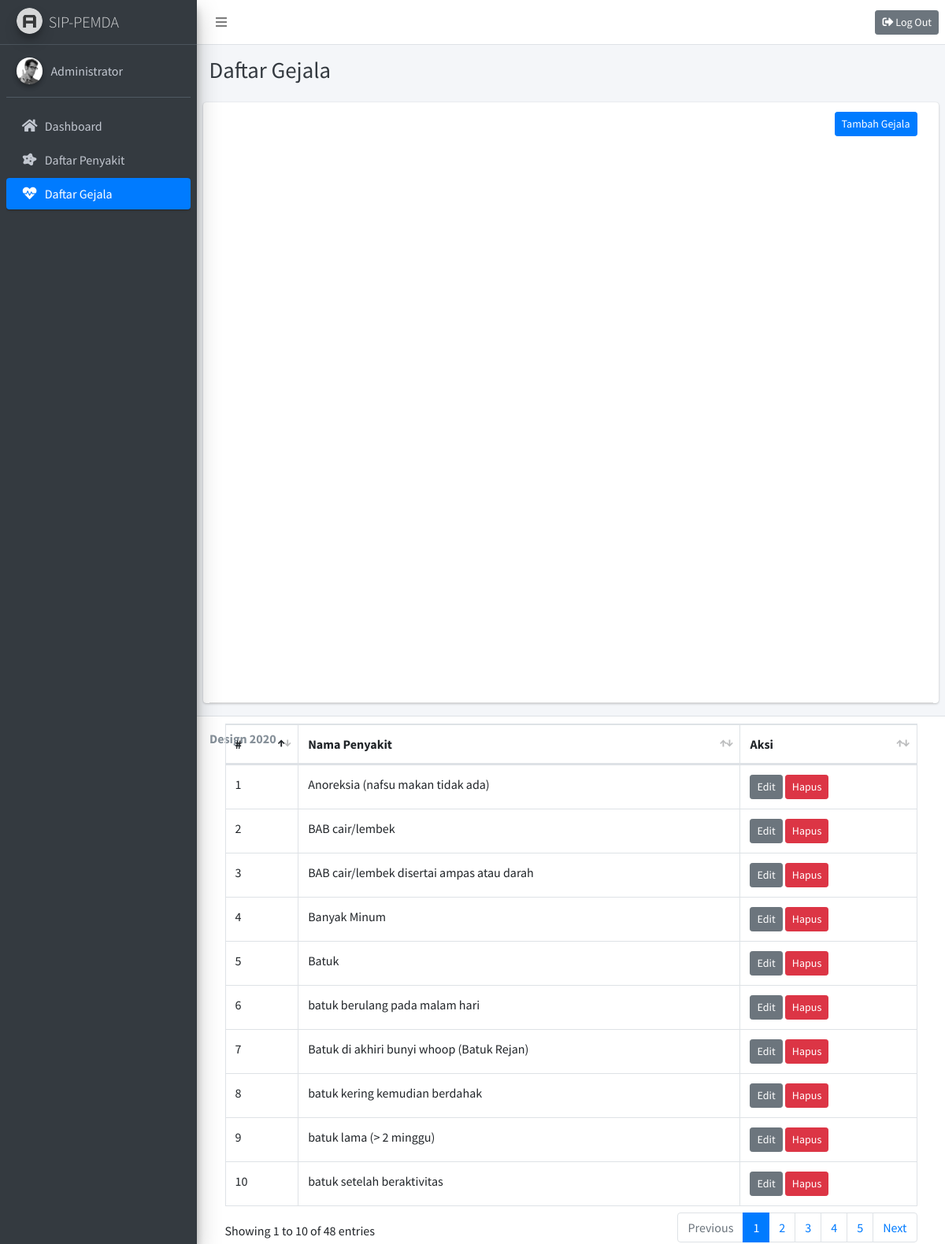
Screenshot of /pages/symptoms.php (signed in) with the database file from the repository.
### tables this page shows
CREATE TABLE `gejala` (
  `id` int(10) NOT NULL,
  `nama` varchar(255) NOT NULL
);

### pages/symptoms.php (the view, shortened to what this page needs)
<?php
  include '../connect.php';
  $query = "SELECT * FROM `gejala` ORDER BY `nama` ASC;";
  $sql = mysqli_query($mysqli, $query);
?>
<!DOCTYPE html>
<html>
  <head>
    <link rel="stylesheet" href="../plugins/fontawesome-free/css/all.min.css">
    <link rel="stylesheet" href="https://code.ionicframework.com/ionicons/2.0.1/css/ionicons.min.css">
    <link rel="stylesheet" href="../plugins/tempusdominus-bootstrap-4/css/tempusdominus-bootstrap-4.min.css">
    <link rel="stylesheet" href="../plugins/icheck-bootstrap/icheck-bootstrap.min.css">
    <link rel="stylesheet" href="../plugins/jqvmap/jqvmap.min.css">
    <link rel="stylesheet" href="../plugins/datatables-bs4/css/dataTables.bootstrap4.min.css">
    <link rel="stylesheet" href="../dist/css/adminlte.min.css">
    <link rel="stylesheet" href="../plugins/overlayScrollbars/css/OverlayScrollbars.min.css">
    <link rel="stylesheet" href="../plugins/daterangepicker/daterangepicker.css">
    <link rel="stylesheet" href="../plugins/summernote/summernote-bs4.css">
  </head>
  <body class="hold-transition sidebar-mini layout-fixed">
    <div class="wrapper">
      <nav class="main-header navbar navbar-expand navbar-white navbar-light">
        <ul class="navbar-nav">
          <li class="nav-item">
            <a class="nav-link" data-widget="pushmenu" href="#" role="button"><i class="fas fa-bars"></i></a>
          </li>
        </ul>
        <ul class="navbar-nav ml-auto">
          <li class="nav-item">
            <a class="btn btn-sm btn-secondary" href="../functions/logout.php">
              <i class="fas fa-sign-out-alt"></i>  Log Out
            </a>
          </li>
        </ul>
      </nav>
      <aside class="main-sidebar sidebar-dark-primary elevation-4">
        <a href="/sip_pemda" class="brand-link">
          <img src="../dist/img/AdminLTELogo.png" alt="AdminLTE Logo" class="brand-image img-circle elevation-3"
              style="opacity: .8">
          <span class="brand-text font-weight-light">SIP-PEMDA</span>
        </a>
        <div class="sidebar">
          <div class="user-panel mt-3 pb-3 mb-3 d-flex">
            <div class="image">
              <img src="../dist/img/user2-160x160.jpg" class="img-circle elevation-2" alt="User Image">
            </div>
            <div class="info">
              <a href="profil.php" class="d-block"><?php echo $_SESSION['username'] ?></a>
            </div>
          </div>
          <nav class="mt-2">
            <ul class="nav nav-pills nav-sidebar flex-column nav-child-indent" data-widget="treeview" role="menu" data-accordion="false">
              <li class="nav-item">
                <a href="dashboard.php" class="nav-link">
                  <i class="nav-icon fas fa-home"></i>
                  <p>
                    Dashboard
                  </p>
                </a>
              </li>
              <li class="nav-item">
                <a href="diseases.php" class="nav-link">
                  <i class="nav-icon fas fa-disease"></i>
                  <p>
                    Daftar Penyakit
                  </p>
                </a>
              </li>
              <li class="nav-item">
                <a href="symptoms.php" class="nav-link active">
                  <i class="nav-icon fas fa-heartbeat"></i>
                  <p>
                    Daftar Gejala
                  </p>
                </a>
              </li>
            </ul>
          </nav>
        </div>
      </aside>
      <div class="content-wrapper">
        <div class="content-header">
          <div class="container-fluid">
            <div class="row mb-2">
              <div class="col-sm-6">
                <h1 class="m-0 text-dark">Daftar Gejala</h1>
              </div>
            </div>
          </div>
        </div>
        <section class="content">
          <div class="container-fluid">
            <div class="row">
              <div class="card col-12">
              <?php if($_SESSION['role'] == "admin"){ ?>
                <div class="card-header col-12">
                  <a href="add_symptoms.php" class="btn btn-sm btn-primary float-right">Tambah Gejala</a>
                </div>
              <?php } ?>
                <div class="card-body">
                  <?php
                    if(mysqli_num_rows($sql) == 0){ ?>
                      Tidak ada data tentang Gejala
                  <?php
                    } else {
                  ?>
                    <table id="symptoms" class="table table-bordered table-hover">
                      <thead>
                        <tr>
                          <th>#</th>
                          <th>Nama Penyakit</th>
                          <?php if($_SESSION['role'] == "admin"){ ?>
                          <th>Aksi</th>
                          <?php } ?>
                        </tr>
                      </thead>
                      <tbody>
                        <?php
                          $number = 1;
                          while($datas = mysqli_fetch_assoc($sql)){
                        ?>
                        <tr>
                          <td><?php echo $number++; ?></td>
                          <td><?php echo $datas['nama']; ?></td>
                          <?php if($_SESSION['role'] == "admin"){ ?>
                          <td>
                              <a href="edit_symptoms.php?id=<?php echo $datas['id']; ?>" class="btn btn-sm btn-secondary">Edit</a>
                              <a href="../functions/delete_symptoms.php?id=<?php echo $datas['id']; ?>" onclick="return confirm('Apakah anda yakin ingin menghapus gejala ini?');" class="btn btn-sm btn-danger">Hapus</a>
                          </td>
                          <?php } ?>
                        </tr>
                        <?php } ?>
                      </tbody>
                    </table>
                  <?php
                    }
                  ?>
                </div>
              </div>
            </div>
          </div>
        </section>
      </div>
      <footer class="main-footer">
        <strong>Design 2020</strong>
      </footer>
    </div>
  </body>
</html>

### rows the page displays
gejala: nama "Anoreksia (nafsu makan tidak ada)"
gejala: nama "BAB cair/lembek"
gejala: nama "BAB cair/lembek disertai ampas atau darah"
gejala: nama "Banyak Minum"
gejala: nama "Batuk"
gejala: nama "batuk berulang pada malam hari"
gejala: nama "Batuk di akhiri bunyi whoop (Batuk Rejan)"
gejala: nama "batuk kering kemudian berdahak"
gejala: nama "batuk lama (> 2 minggu)"
gejala: nama "batuk setelah beraktivitas"

### other values shown
$_SESSION['username'] "Administrator"
